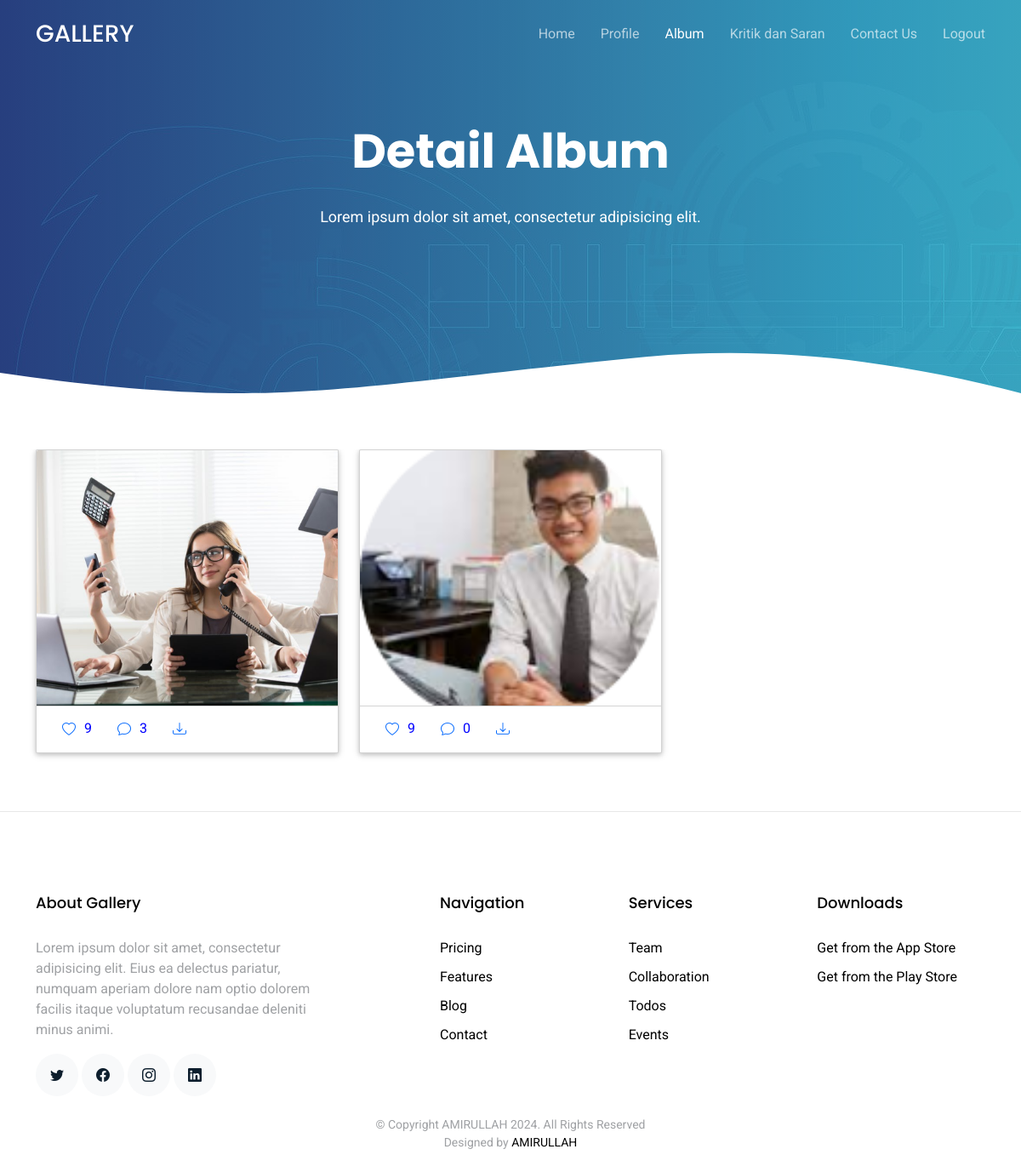
/user/album_detail.php?albumid=8, run on the app's committed database.
### tables this page shows
CREATE TABLE `foto` (
  `fotoid` int(11) NOT NULL,
  `judulfoto` varchar(255) NOT NULL,
  `deskripsifoto` text NOT NULL,
  `tanggalunggah` date NOT NULL,
  `lokasifile` varchar(255) NOT NULL,
  `albumid` int(11) NOT NULL,
  `userid` int(11) NOT NULL
);

### user/album_detail.php (the view, shortened to what this page needs)
<?php
include 'koneksi.php';
$albumid = $_GET["albumid"];
$sql = "SELECT * FROM foto WHERE albumid = $albumid";
$result = mysqli_query($conn, $sql);
?>
<!DOCTYPE html>
<html lang="en">
<head>
  <link href="assets/vendor/aos/aos.css" rel="stylesheet">
  <link href="assets/vendor/bootstrap/css/bootstrap.min.css" rel="stylesheet">
  <link href="assets/vendor/bootstrap-icons/bootstrap-icons.css" rel="stylesheet">
  <link href="assets/vendor/boxicons/css/boxicons.min.css" rel="stylesheet">
  <link href="assets/vendor/swiper/swiper-bundle.min.css" rel="stylesheet">
  <link href="assets/css/style.css" rel="stylesheet">
</head>
<body>
  <header id="header" class="fixed-top d-flex align-items-center">
    <div class="container d-flex justify-content-between align-items-center">
      <div class="logo">
        <h1><a href="index.php">GALLERY</a></h1>
      </div>
      <nav id="navbar" class="navbar">
        <ul>
          <li><a class="" href="index.php">Home</a></li>
          <li><a href="profile.php">Profile</a></li>
          <li><a class="active" href="album.php">Album</a></li>
          <li><a href="saran.php">Kritik dan Saran</a></li>
          <li><a href="contact.php">Contact Us</a></li>
      <li><a href="logout.php">Logout</a></li>
        </ul>
      </nav>
    </div>
  </header>
  <main id="main">
    <section class="hero-section inner-page">
      <div class="wave">
      </div>
      <div class="container">
        <div class="row align-items-center">
          <div class="col-12">
            <div class="row justify-content-center">
              <div class="col-md-7 text-center hero-text">
                <h1 data-aos="fade-up" data-aos-delay="">Detail Album </h1>
                <p class="mb-5" data-aos="fade-up" data-aos-delay="100">Lorem ipsum dolor sit amet, consectetur adipisicing elit.</p>
              </div>
            </div>
          </div>
        </div>
      </div>
    </section>
    <section class="wrapper mt-5 mb-5" id="">
        <div class="container-fostrap">
            <div class="content">
                <div class="container">
                    <div class="row">
                        <?php
                        include 'koneksi.php';
                        while ($data = mysqli_fetch_array($result)) {
                            $fotoid = $data['fotoid'];
                        ?>
                            <div class="col-xs-12 col-sm-4">
                                <div class="card carddd">
                                    <a class="img-card">
                                        <img src="../gambar/<?= $data['lokasifile'] ?>" />
                                    </a>
                                    <div class="card-read-more d-flex justify-content-start">
                                        <?php
                                        $sql2 = mysqli_query($conn, "SELECT * FROM likefoto WHERE fotoid='$fotoid'");
                                        $dataa = mysqli_num_rows($sql2);
                                        ?>
                                        <a href="like.php?fotoid=<?= $fotoid ?>" class="btn btn-link">
                                            <i class="bi bi-heart d-flex mt-1"></i>
                                        </a>
                                        <p class="jmllike"> <?= $dataa ?> </p>
                                        <a href="komentar.php?fotoid=<?= $fotoid ?>" class="btn btn-link">
                                            <i class="bi bi-chat"></i>
                                        </a>
                                        <p class="jmlkomen"> <?php
                                                            $sqlKomentar = mysqli_query($conn, "SELECT COUNT(*) AS jumlah FROM komentarfoto WHERE fotoid='$fotoid'");
                                                            $jumlahKomentar = mysqli_fetch_assoc($sqlKomentar)['jumlah'];
                                                            echo $jumlahKomentar;
                                                            ?></p>
                                        <a href="download.php?fotoid=<?= $fotoid ?>" class="btn btn-link download" onclick="return confirmDownload();">
                                            <i class="bi bi-download"></i>
                                        </a>
                                    </div>
                                </div>
                            </div>
                        <?php
                        }
                        ?>
                    </div>
                </div>
            </div>
        </div>
    </section>
  </main>
<hr>
  <footer class="footer" role="contentinfo">
    <div class="container">
      <div class="row">
        <div class="col-md-4 mb-4 mb-md-0">
          <h3>About Gallery</h3>
          <p>Lorem ipsum dolor sit amet, consectetur adipisicing elit. Eius ea delectus pariatur, numquam aperiam
            dolore nam optio dolorem facilis itaque voluptatum recusandae deleniti minus animi.</p>
          <p class="social">
            <a href="#"><span class="bi bi-twitter"></span></a>
            <a href="#"><span class="bi bi-facebook"></span></a>
            <a href="#"><span class="bi bi-instagram"></span></a>
            <a href="#"><span class="bi bi-linkedin"></span></a>
          </p>
        </div>
        <div class="col-md-7 ms-auto">
          <div class="row site-section pt-0">
            <div class="col-md-4 mb-4 mb-md-0">
              <h3>Navigation</h3>
              <ul class="list-unstyled">
                <li><a href="#">Pricing</a></li>
                <li><a href="#">Features</a></li>
                <li><a href="#">Blog</a></li>
                <li><a href="#">Contact</a></li>
              </ul>
            </div>
            <div class="col-md-4 mb-4 mb-md-0">
              <h3>Services</h3>
              <ul class="list-unstyled">
                <li><a href="#">Team</a></li>
                <li><a href="#">Collaboration</a></li>
                <li><a href="#">Todos</a></li>
                <li><a href="#">Events</a></li>
              </ul>
            </div>
            <div class="col-md-4 mb-4 mb-md-0">
              <h3>Downloads</h3>
              <ul class="list-unstyled">
                <li><a href="#">Get from the App Store</a></li>
                <li><a href="#">Get from the Play Store</a></li>
              </ul>
            </div>
          </div>
        </div>
      </div>
      <div class="row justify-content-center text-center">
        <div class="col-md-7">
          <p class="copyright">&copy; Copyright AMIRULLAH 2024. All Rights Reserved</p>
          <div class="credits">
            Designed by <a href="#">AMIRULLAH</a>
          </div>
        </div>
      </div>
    </div>
  </footer>
</body>
</html>

### user/assets/css/style.css (style rules this page uses)
html { overflow-x: hidden; }
body { font-family: "Roboto", sans-serif; color: #9fa1a4; line-height: 1.5; }
a { color: #777; text-decoration: none; transition: 0.3s all ease; }
h1, h2, h3, h4, h5, h6, .font-heading { font-family: "Poppins", sans-serif; color: #000; }
.container { z-index: 2; position: relative; }
section { overflow: hidden; }
.btn { border: none; padding: 15px 30px !important; }
#header { height: 80px; transition: all 0.5s; z-index: 997; transition: all 0.5s; }
#header .logo h1 { font-size: 28px; margin: 0; padding: 4px 0; line-height: 1; font-weight: 500; }
#header .logo h1 a, #header .logo h1 a:hover { color: #fff; text-decoration: none; }
.navbar { padding: 0; }
.navbar ul { margin: 0; padding: 0; display: flex; list-style: none; align-items: center; }
.navbar li { position: relative; }
.navbar a, .navbar a:focus { display: flex; align-items: center; justify-content: space-between; padding: 10px 0 10px 30px; font-size: 16px; font-weight: 400; color: rgba(255, 255, 255, 0.65); white-space: nowrap; transition: 0.3s; }
.navbar a:hover, .navbar .active, .navbar .active:focus, .navbar li:hover>a { color: #fff; }
.hero-section { background: linear-gradient(to right, rgba(39, 70, 133, 0.8) 0%, rgba(61, 179, 197, 0.8) 100%), url(../img/hero-bg.jpg); position: relative; }
.hero-section .wave { width: 100%; overflow: hidden; position: absolute; z-index: 1; bottom: -150px; }
.hero-section .wave svg { width: 100%; }
.hero-section, .hero-section>.container>.row { height: 100vh; min-height: 880px; }
.hero-section.inner-page { height: 60vh; min-height: 0; }
.hero-section.inner-page .hero-text { transform: translateY(-150px); margin-top: -120px; }
.hero-section h1 { font-size: 3.5rem; color: #fff; font-weight: 700; margin-bottom: 30px; }
.hero-section p { font-size: 18px; color: #fff; }
.footer { padding: 5rem 0 2.5rem 0; }
.footer h3 { font-size: 18px; margin-bottom: 30px; }
.footer ul li { margin-bottom: 10px; }
.footer a { color: #000; }
.footer .copyright { margin-bottom: 0px; }
.footer .copyright, .footer .credits { font-size: 14px; }
.social a { display: inline-block; width: 50px; height: 50px; border-radius: 50%; background: #f8f9fa; position: relative; text-align: center; transition: 0.3s background ease; color: #0d1e2d; line-height: 0; }
.social a span { display: inline-block; left: 50%; position: absolute; top: 50%; transform: translate(-50%, -50%); }

### user/album_detail.php (style rules this page uses)
.card { display: block; margin-bottom: 20px; line-height: 1.42857143; background-color: #fff; border-radius: 2px; box-shadow: 0 2px 5px 0 rgba(0,0,0,0.16),0 2px 10px 0 rgba(0,0,0,0.12); transition: box-shadow .25s; }
.img-card { box-sizing: border-box; width: 100%; height:300px; border-top-left-radius:2px; border-top-right-radius:2px; display:block; overflow: hidden; }
.img-card img { width: 100%; height: 300px; object-fit:cover; transition: all .25s ease; }
.card-read-more { border-top: 1px solid #D4D4D4; }
.card-read-more a { text-decoration: none !important; padding:10px; font-weight:600; text-transform: uppercase }
.jmllike , .jmlkomen { margin-left: -20px; color: blue; margin-top: 15px; }
.download { display: flex; justify-content: end; align-items: end; float: right; }

### data on the page
foto: lokasifile (picture), dataa "9", jumlahKomentar "3"
foto: lokasifile (picture), dataa "9", jumlahKomentar "0"
